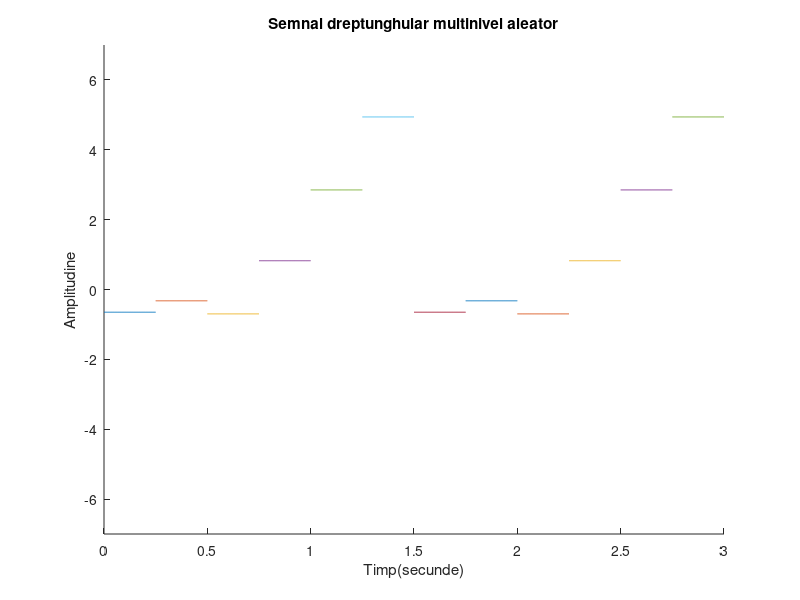

Reproduce this figure in MATLAB.
hold on;
%2ms
r1=rand(1);
r2=rand(1);
r3=rand(1);
r4=rand(1);
r5=rand(1);
r6=rand(1);
t1=0:.002:0.25;
t2=0.25:.002:0.5;
t3=0.5:.002:0.75;
t4=0.75:.002:1;
t5=1:.002:1.25;
t6=1.25:.002:1.5;
x1=-5*r1*square(pi*8*t1,100);
x2=-3*r2*square(pi*8*t2,100);
x3=-1*r3*square(pi*8*t3,100);
x4=1*r4*square(pi*8*t4,100);
x5=3*r5*square(pi*8*t5,100);
x6=5*r6*square(pi*8*t6,100);
plot(t1,x1);
plot(t2,x2);
plot(t3,x3);
plot(t4,x4);
plot(t5,x5);
plot(t6,x6);
axis([0 3 -7 7]);
plot(1.5+t1,x1);
plot(1.5+t2,x2);
plot(1.5+t3,x3);
plot(1.5+t4,x4);
plot(1.5+t5,x5);
plot(1.5+t6,x6);
xlabel('Timp(secunde)')
ylabel('Amplitudine')
title('Semnal dreptunghular multinivel aleator')
